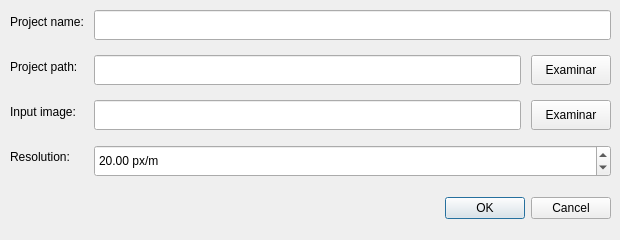
<?xml version="1.0" encoding="UTF-8"?>
<ui version="4.0">
 <class>NewProjectDialog</class>
 <widget class="QDialog" name="NewProjectDialog">
  <property name="geometry">
   <rect>
    <x>0</x>
    <y>0</y>
    <width>620</width>
    <height>240</height>
   </rect>
  </property>
  <property name="windowTitle">
   <string>Dialog</string>
  </property>
  <widget class="QWidget" name="formLayoutWidget">
   <property name="geometry">
    <rect>
     <x>10</x>
     <y>10</y>
     <width>601</width>
     <height>221</height>
    </rect>
   </property>
   <layout class="QFormLayout" name="formLayout">
    <property name="sizeConstraint">
     <enum>QLayout::SetDefaultConstraint</enum>
    </property>
    <property name="fieldGrowthPolicy">
     <enum>QFormLayout::AllNonFixedFieldsGrow</enum>
    </property>
    <property name="horizontalSpacing">
     <number>10</number>
    </property>
    <property name="verticalSpacing">
     <number>15</number>
    </property>
    <item row="0" column="0">
     <widget class="QLabel" name="label_2">
      <property name="text">
       <string>Project name:</string>
      </property>
     </widget>
    </item>
    <item row="0" column="1">
     <widget class="QLineEdit" name="projectNameEdit">
      <property name="minimumSize">
       <size>
        <width>0</width>
        <height>30</height>
       </size>
      </property>
     </widget>
    </item>
    <item row="1" column="0">
     <widget class="QLabel" name="label">
      <property name="text">
       <string>Project path:</string>
      </property>
     </widget>
    </item>
    <item row="1" column="1">
     <layout class="QHBoxLayout" name="horizontalLayout_4">
      <property name="spacing">
       <number>10</number>
      </property>
      <item>
       <widget class="QLineEdit" name="projectPathEdit">
        <property name="minimumSize">
         <size>
          <width>0</width>
          <height>30</height>
         </size>
        </property>
       </widget>
      </item>
      <item>
       <widget class="QPushButton" name="projectPathButton">
        <property name="minimumSize">
         <size>
          <width>0</width>
          <height>30</height>
         </size>
        </property>
        <property name="text">
         <string>Examinar</string>
        </property>
       </widget>
      </item>
     </layout>
    </item>
    <item row="2" column="0">
     <widget class="QLabel" name="label_3">
      <property name="text">
       <string>Input image:</string>
      </property>
     </widget>
    </item>
    <item row="2" column="1">
     <layout class="QHBoxLayout" name="horizontalLayout_5">
      <property name="spacing">
       <number>10</number>
      </property>
      <item>
       <widget class="QLineEdit" name="imagePathEdit">
        <property name="minimumSize">
         <size>
          <width>0</width>
          <height>30</height>
         </size>
        </property>
       </widget>
      </item>
      <item>
       <widget class="QPushButton" name="imagePathButton">
        <property name="minimumSize">
         <size>
          <width>0</width>
          <height>30</height>
         </size>
        </property>
        <property name="text">
         <string>Examinar</string>
        </property>
       </widget>
      </item>
     </layout>
    </item>
    <item row="3" column="0">
     <widget class="QLabel" name="label_4">
      <property name="text">
       <string>Resolution:</string>
      </property>
     </widget>
    </item>
    <item row="3" column="1">
     <widget class="QDoubleSpinBox" name="resolutionSpinBox">
      <property name="minimumSize">
       <size>
        <width>0</width>
        <height>32</height>
       </size>
      </property>
      <property name="layoutDirection">
       <enum>Qt::LeftToRight</enum>
      </property>
      <property name="alignment">
       <set>Qt::AlignLeading|Qt::AlignLeft|Qt::AlignVCenter</set>
      </property>
      <property name="buttonSymbols">
       <enum>QAbstractSpinBox::UpDownArrows</enum>
      </property>
      <property name="showGroupSeparator" stdset="0">
       <bool>false</bool>
      </property>
      <property name="prefix">
       <string/>
      </property>
      <property name="suffix">
       <string> px/m</string>
      </property>
      <property name="minimum">
       <double>0.100000000000000</double>
      </property>
      <property name="maximum">
       <double>500.000000000000000</double>
      </property>
      <property name="value">
       <double>20.000000000000000</double>
      </property>
     </widget>
    </item>
    <item row="4" column="1">
     <widget class="QDialogButtonBox" name="buttonBox">
      <property name="sizePolicy">
       <sizepolicy hsizetype="Expanding" vsizetype="Fixed">
        <horstretch>1</horstretch>
        <verstretch>0</verstretch>
       </sizepolicy>
      </property>
      <property name="minimumSize">
       <size>
        <width>0</width>
        <height>32</height>
       </size>
      </property>
      <property name="orientation">
       <enum>Qt::Horizontal</enum>
      </property>
      <property name="standardButtons">
       <set>QDialogButtonBox::Cancel|QDialogButtonBox::Ok</set>
      </property>
      <property name="centerButtons">
       <bool>false</bool>
      </property>
     </widget>
    </item>
   </layout>
  </widget>
 </widget>
 <resources/>
 <connections>
  <connection>
   <sender>buttonBox</sender>
   <signal>accepted()</signal>
   <receiver>NewProjectDialog</receiver>
   <slot>accept()</slot>
   <hints>
    <hint type="sourcelabel">
     <x>248</x>
     <y>254</y>
    </hint>
    <hint type="destinationlabel">
     <x>157</x>
     <y>274</y>
    </hint>
   </hints>
  </connection>
  <connection>
   <sender>buttonBox</sender>
   <signal>rejected()</signal>
   <receiver>NewProjectDialog</receiver>
   <slot>reject()</slot>
   <hints>
    <hint type="sourcelabel">
     <x>316</x>
     <y>260</y>
    </hint>
    <hint type="destinationlabel">
     <x>286</x>
     <y>274</y>
    </hint>
   </hints>
  </connection>
 </connections>
</ui>
